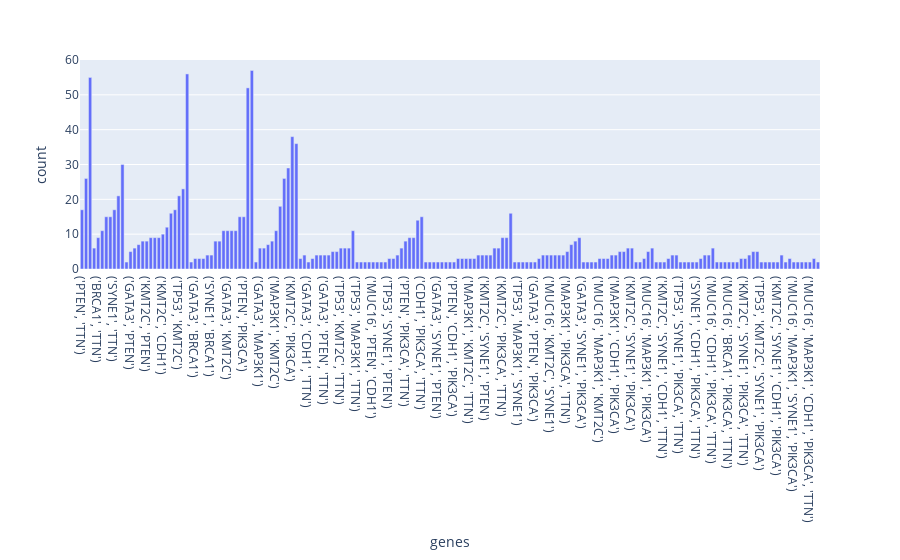

Notebook code cell kept with this figure:
### Code cell
fig = px.bar(df, x='genes', y='count')
fig.show()

### Figure 1 — Plotly figure (JSON) as saved in the notebook; plotly's stock layout.template omitted (floating-point values rounded to 4 significant figures; data arrays with more than 128 entries replaced by an {"elided": "..."} marker saying what was removed)
{"data": [{"alignmentgroup": "True", "hovertemplate": "genes=%{x}<br>count=%{y}<extra></extra>", "legendgroup": "", "marker": {"color": "#636efa", "pattern": {"shape": ""}}, "name": "", "offsetgroup": "", "orientation": "v", "showlegend": false, "textposition": "auto", "type": "bar", "x": {"elided": "183 str values"}, "xaxis": "x", "y": {"elided": "183 int values"}, "yaxis": "y"}], "layout": {"barmode": "relative", "legend": {"tracegroupgap": 0}, "margin": {"t": 60}, "xaxis": {"anchor": "y", "domain": [0, 1], "title": {"text": "genes"}}, "yaxis": {"anchor": "x", "domain": [0, 1], "title": {"text": "count"}}}}
